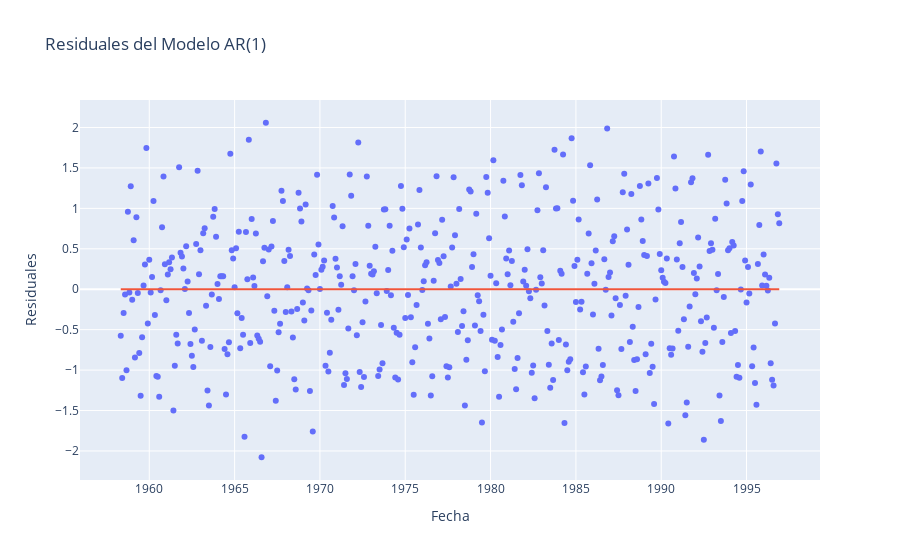

Source (notebook cell):
### Markdown cell above
### Análisis de Residuales

Analizamos los residuales del modelo para garantizar que exista **homocedasticidad**

### Code cell
#Extraer los residuales
residuals = model_ar1.resid
# Graficar los residuales con plotly
fig = go.Figure()
fig.add_trace(go.Scatter(x=residuals.index, y=residuals, mode='markers', name='Residuales'))
# Agregar una línea en y=0
fig.add_trace(go.Scatter(x=residuals.index, y=[0]*len(residuals), mode='lines'))
fig.update_layout(title='Residuales del Modelo AR(1)', xaxis_title='Fecha', yaxis_title='Residuales', showlegend=False)
fig.show()

### Figure 1 — Plotly figure (JSON) as saved in the notebook; plotly's stock layout.template omitted (floating-point values rounded to 4 significant figures; data arrays with more than 128 entries replaced by an {"elided": "..."} marker saying what was removed)
{"data": [{"mode": "markers", "name": "Residuales", "type": "scatter", "x": {"elided": "464 str values"}, "y": {"elided": "464 float values"}}, {"mode": "lines", "type": "scatter", "x": {"elided": "464 str values"}, "y": {"elided": "464 int values"}}], "layout": {"showlegend": false, "title": {"text": "Residuales del Modelo AR(1)"}, "xaxis": {"title": {"text": "Fecha"}}, "yaxis": {"title": {"text": "Residuales"}}}}
